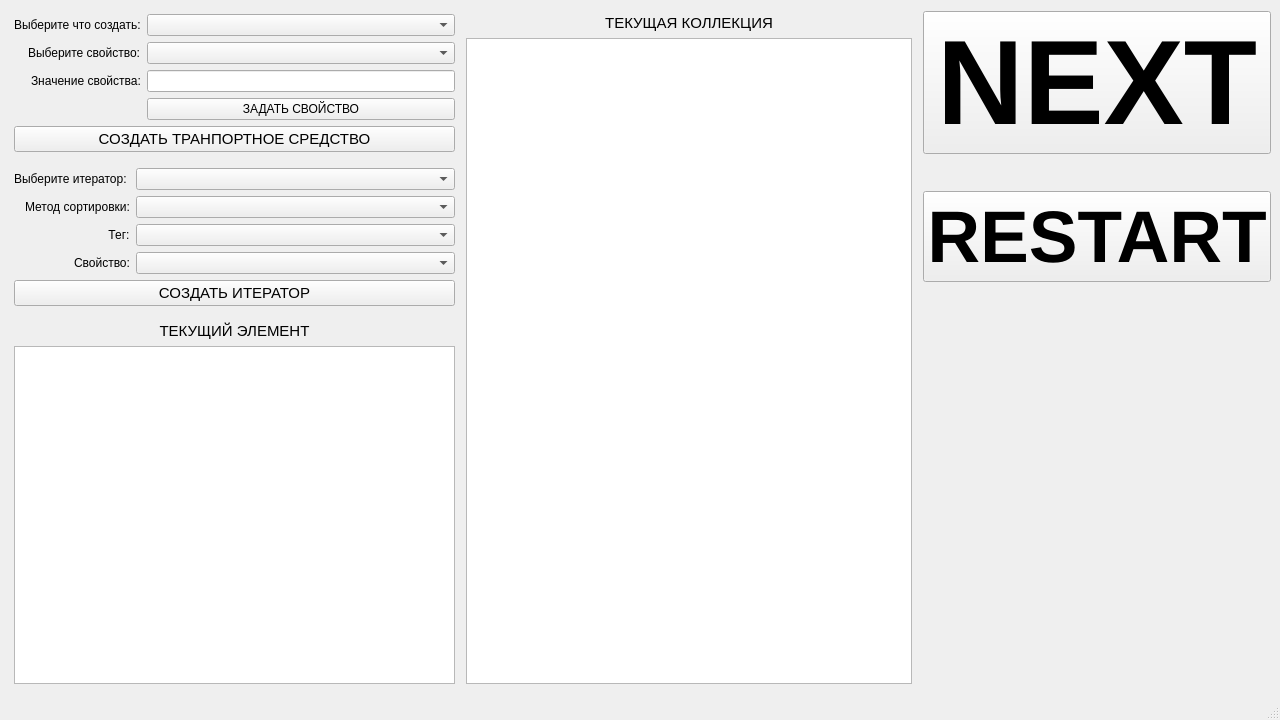
<?xml version="1.0" encoding="UTF-8"?>
<ui version="4.0">
 <class>MainWindow</class>
 <widget class="QMainWindow" name="MainWindow">
  <property name="geometry">
   <rect>
    <x>0</x>
    <y>0</y>
    <width>1280</width>
    <height>720</height>
   </rect>
  </property>
  <property name="windowTitle">
   <string>MainWindow</string>
  </property>
  <widget class="QWidget" name="centralwidget">
   <layout class="QGridLayout" name="gridLayout">
    <item row="0" column="4">
     <widget class="QPushButton" name="NEXTBUTTON">
      <property name="font">
       <font>
        <pointsize>90</pointsize>
        <weight>75</weight>
        <bold>true</bold>
       </font>
      </property>
      <property name="text">
       <string>NEXT</string>
      </property>
     </widget>
    </item>
    <item row="0" column="0">
     <layout class="QFormLayout" name="vehicleLayout">
      <property name="labelAlignment">
       <set>Qt::AlignRight|Qt::AlignTrailing|Qt::AlignVCenter</set>
      </property>
      <property name="leftMargin">
       <number>5</number>
      </property>
      <property name="topMargin">
       <number>5</number>
      </property>
      <property name="rightMargin">
       <number>5</number>
      </property>
      <property name="bottomMargin">
       <number>5</number>
      </property>
      <item row="0" column="1">
       <widget class="QComboBox" name="vehicleChoiceCB"/>
      </item>
      <item row="1" column="0">
       <widget class="QLabel" name="vehiclePropertyLabel">
        <property name="text">
         <string>Выберите свойство:</string>
        </property>
       </widget>
      </item>
      <item row="1" column="1">
       <widget class="QComboBox" name="vehiclePropertyCB"/>
      </item>
      <item row="2" column="0">
       <widget class="QLabel" name="vehiclePropertyValueLabel">
        <property name="text">
         <string>Значение свойства:</string>
        </property>
       </widget>
      </item>
      <item row="2" column="1">
       <widget class="QLineEdit" name="vehiclePropertyVauleEdit"/>
      </item>
      <item row="4" column="0" colspan="2">
       <widget class="QPushButton" name="createVehicleB">
        <property name="font">
         <font>
          <pointsize>11</pointsize>
         </font>
        </property>
        <property name="text">
         <string>СОЗДАТЬ ТРАНПОРТНОЕ СРЕДСТВО</string>
        </property>
       </widget>
      </item>
      <item row="0" column="0">
       <widget class="QLabel" name="vehicleCreationLabel">
        <property name="text">
         <string>Выберите что создать:</string>
        </property>
       </widget>
      </item>
      <item row="3" column="1">
       <widget class="QPushButton" name="applyVehiclePropertyButton">
        <property name="text">
         <string>ЗАДАТЬ СВОЙСТВО</string>
        </property>
       </widget>
      </item>
     </layout>
    </item>
    <item row="0" column="1" rowspan="3">
     <layout class="QVBoxLayout" name="collectionlayout">
      <property name="topMargin">
       <number>5</number>
      </property>
      <property name="rightMargin">
       <number>5</number>
      </property>
      <property name="bottomMargin">
       <number>5</number>
      </property>
      <item>
       <widget class="QLabel" name="label">
        <property name="font">
         <font>
          <pointsize>11</pointsize>
         </font>
        </property>
        <property name="text">
         <string>ТЕКУЩАЯ КОЛЛЕКЦИЯ</string>
        </property>
        <property name="alignment">
         <set>Qt::AlignCenter</set>
        </property>
       </widget>
      </item>
      <item>
       <widget class="QTextEdit" name="collectionTE"/>
      </item>
     </layout>
    </item>
    <item row="1" column="0">
     <layout class="QFormLayout" name="iteratorLayout">
      <property name="labelAlignment">
       <set>Qt::AlignRight|Qt::AlignTrailing|Qt::AlignVCenter</set>
      </property>
      <property name="leftMargin">
       <number>5</number>
      </property>
      <property name="topMargin">
       <number>5</number>
      </property>
      <property name="rightMargin">
       <number>5</number>
      </property>
      <property name="bottomMargin">
       <number>5</number>
      </property>
      <item row="0" column="0">
       <widget class="QLabel" name="iteratorChoiseLable">
        <property name="text">
         <string>Выберите итератор: </string>
        </property>
        <property name="alignment">
         <set>Qt::AlignCenter</set>
        </property>
       </widget>
      </item>
      <item row="0" column="1">
       <widget class="QComboBox" name="iteratorChoiceCB"/>
      </item>
      <item row="1" column="0">
       <widget class="QLabel" name="iteratorSortMethodLabel">
        <property name="text">
         <string>Метод сортировки:</string>
        </property>
        <property name="alignment">
         <set>Qt::AlignCenter</set>
        </property>
       </widget>
      </item>
      <item row="1" column="1">
       <widget class="QComboBox" name="iteratorSortMethodCB"/>
      </item>
      <item row="4" column="0" colspan="2">
       <widget class="QPushButton" name="createIteratorButton">
        <property name="font">
         <font>
          <pointsize>11</pointsize>
         </font>
        </property>
        <property name="text">
         <string>СОЗДАТЬ ИТЕРАТОР</string>
        </property>
       </widget>
      </item>
      <item row="2" column="0">
       <widget class="QLabel" name="label_2">
        <property name="text">
         <string>Тег:</string>
        </property>
        <property name="alignment">
         <set>Qt::AlignCenter</set>
        </property>
       </widget>
      </item>
      <item row="3" column="0">
       <widget class="QLabel" name="label_5">
        <property name="text">
         <string>Свойство:</string>
        </property>
        <property name="alignment">
         <set>Qt::AlignCenter</set>
        </property>
       </widget>
      </item>
      <item row="2" column="1">
       <widget class="QComboBox" name="iteratorTagCB"/>
      </item>
      <item row="3" column="1">
       <widget class="QComboBox" name="iteratorPropertyCB"/>
      </item>
     </layout>
    </item>
    <item row="1" column="4">
     <widget class="QPushButton" name="pushButton">
      <property name="font">
       <font>
        <pointsize>55</pointsize>
        <weight>75</weight>
        <bold>true</bold>
       </font>
      </property>
      <property name="text">
       <string>RESTART</string>
      </property>
     </widget>
    </item>
    <item row="2" column="0">
     <layout class="QVBoxLayout" name="currentElementlayout">
      <property name="leftMargin">
       <number>5</number>
      </property>
      <property name="topMargin">
       <number>5</number>
      </property>
      <property name="rightMargin">
       <number>5</number>
      </property>
      <property name="bottomMargin">
       <number>5</number>
      </property>
      <item>
       <widget class="QLabel" name="label_6">
        <property name="font">
         <font>
          <pointsize>11</pointsize>
         </font>
        </property>
        <property name="text">
         <string>ТЕКУЩИЙ ЭЛЕМЕНТ</string>
        </property>
        <property name="alignment">
         <set>Qt::AlignCenter</set>
        </property>
       </widget>
      </item>
      <item>
       <widget class="QTextEdit" name="currentElementEdit"/>
      </item>
     </layout>
    </item>
   </layout>
  </widget>
  <widget class="QMenuBar" name="menubar">
   <property name="geometry">
    <rect>
     <x>0</x>
     <y>0</y>
     <width>1280</width>
     <height>22</height>
    </rect>
   </property>
  </widget>
  <widget class="QStatusBar" name="statusbar"/>
 </widget>
 <resources/>
 <connections/>
</ui>
